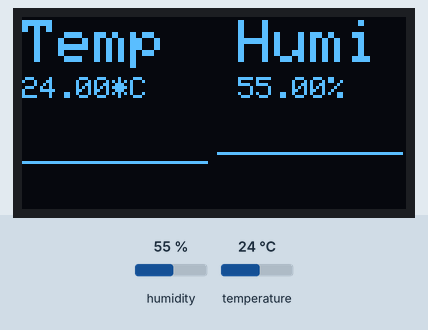
Bench run of a sketch on a simulated Arduino Uno, built with avr-gcc and run on an emulated ATmega328P. Shown: 128×64 one-colour display. The test bench sets the inputs (shaded band); at power-on: humidity 55 %, temperature 24 °C.

Above: at 2.9 s.
3.0 s: humidity set to 22 %
At 4.35 s:
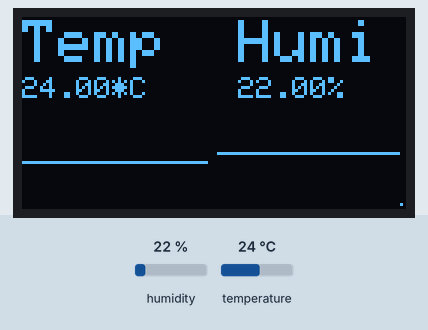
5.8 s: temperature set to 12 °C
At 8.37 s:
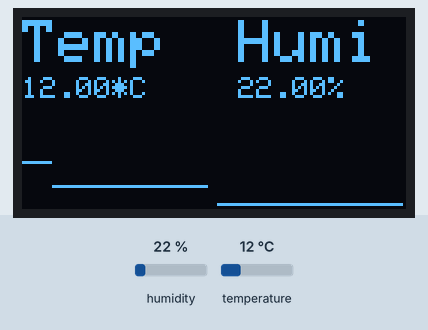
8.6 s: humidity set to 40 %
At 10.46 s:
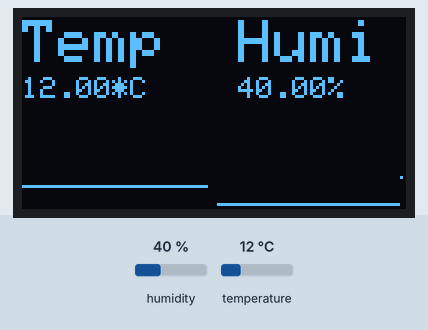
11.8 s: temperature set to 19 °C
At 15.1 s:
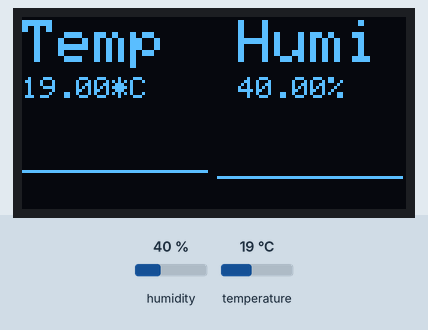
Timing chart, 0 to 15.6 s (numbered marks = the images above; inputs shaded):
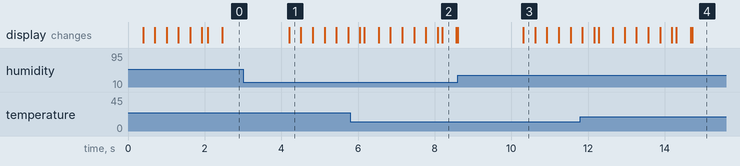

Measured:
- after the input at 3.0 s, the display: changes after 1.2 s (image 1)
- after the input at 8.6 s, the display: first differs from a run without the input after 1.7 s (image 3)

The sketch:

ContinuousDottedGraph.ino
```cpp
#include "DHT.h"
#include <SPI.h>
#include <Wire.h>
#include <Adafruit_GFX.h>
#include <Adafruit_SSD1306.h>

#define OLED_MOSI   9
#define OLED_CLK   10
#define OLED_DC    11
#define OLED_CS    12
#define OLED_RESET 13
#define DHTPIN 2
#define DHTTYPE DHT11

int arrIndex=0;
int tempArray[62];
int humiArray[62];

DHT dht(DHTPIN, DHTTYPE);
Adafruit_SSD1306 display(OLED_MOSI, OLED_CLK, OLED_DC, OLED_RESET, OLED_CS);

void setup(){
  dht.begin();
  display.begin(SSD1306_SWITCHCAPVCC);
  display.clearDisplay();
  for(int i=0; i<=61; i++){tempArray[i]=0; humiArray[i]=0;}
}

void loop(){
  float t = dht.readTemperature();
  float h = dht.readHumidity();
  if(isnan(t) && isnan(h)){return;}
  if(arrIndex < 62){
    tempArray[arrIndex]=t;
    humiArray[arrIndex]=h;
    arrIndex++;
    displayDHTData(tempArray, humiArray, t, h);
    display.clearDisplay();
  }else{
    for(int j=0; j<62; j++){
      tempArray[j]=tempArray[j+1];
      humiArray[j]=humiArray[j+1];
    }
    tempArray[61]=t;
    humiArray[61]=h;
    arrIndex=63;
    displayDHTData(tempArray, humiArray, t, h);
  }
}

void displayDHTData(int dhtTemp[], int dhtHumi[], float t, float h){
  int tempValue, humiValue;
  display.clearDisplay();
  for(int k=0; k<=61; k++){
    tempValue = map(dhtTemp[k], 0, 50, 63, 31);
    humiValue = map(dhtHumi[k], 20, 80, 63, 31);
    display.drawPixel(k, tempValue, WHITE);
    display.drawPixel(k+65, humiValue, WHITE);
  }
    display.setTextSize(2);
    display.setTextColor(WHITE);
    display.setCursor(0, 1);
    display.println("Temp  Humi");
    display.setTextSize(1);
    display.setCursor(0, 20);
    display.print(t);
    display.print("*C");
    display.setCursor(72, 20);
    display.print(h);
    display.print("%");
    display.display();
}
```
